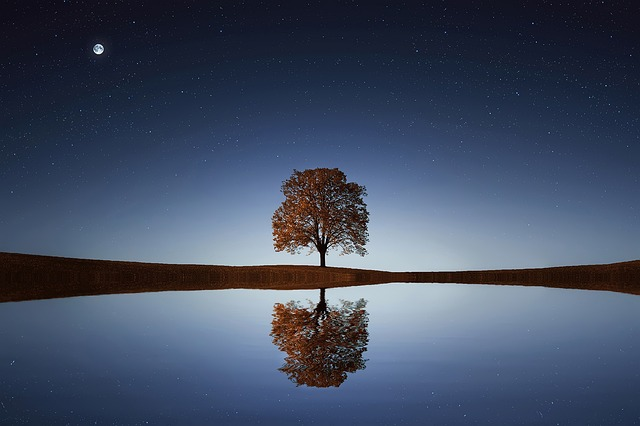
%> input picture P1_DPG_ECAV/arbol_640x426.jpg, 640 x 426 px
$ octave P1_SCRIPT_DPG.m   (GNU Octave 9; MATLAB toolbox functions it lacks are replaced by stand-ins)
%> lines starting %> are read from the running program, lines starting %| are printed output that depends on the picture
### P1_DPG_ECAV/RGBTOYCbCr.m
function YCbCr = RGBTOYCbCr(RGB)
% extraemos los canales R, G y B.

R = RGB(:,:,1);
G = RGB(:,:,2);
B = RGB(:,:,3);

Y = 0.2126 * R + 0.0722 * B + 16
Cb = 0.5389 * (B-Y) + 128
Cr = 0.6350 * (R-Y) + 128

YCbCr = cat(3, Y, Cb, Cr);
end

### P1_DPG_ECAV/CalculaEntropia.m
function entropia = CalculaEntropia(Imagen)
[fil col] = size (Imagen);  % calcula el tamaño de la imagen en términos fila y columna
Iv = reshape(Imagen,1,[]); % vector de pixeles
Iv_tras= Iv'; % valores en columna para facilitar cálculo
[veces, numero ] = groupcounts(Iv_tras); % cuenta numero de ocurrencias de cada valor
tamanio = length(numero); %cuenta  números de valores de pixeles únicos
elementos = fil*col; %calcula numero de pixeles totales

entropia = 0 ; % inicializamos variable entropia a 0
for i = 1:tamanio
        pi = veces(i)/elementos;
        entropia = entropia - (pi*log2(pi));
end

entropia;

end

### P1_DPG_ECAV/P1_SCRIPT_DPG.m
%%Ejercicio 1.1
clear all; close all; clc;
imagen = imread('arbol_640x426.jpg');
%> imagen is the input picture: size 426x640x3 uint8; mean R, G, B 65.1, 76.4, 98.3

imshow(imagen);

%dimesión de matriz
[filas, columnas, colores] = size(imagen)
%> filas = 426; columnas = 640; colores = 3

fprintf('Dimensiones de la imagen : %d filas x %d columnas x %d colores\n', filas, columnas, colores);
%| Dimensiones de la imagen : 426 filas x 640 columnas x 3 colores
%% Ejercicio 1.2
clear all; close all; clc;
Imagen_RGB = imread('arbol_640x426.jpg');

Imagen_YCbCr = RGBTOYCbCr(Imagen_RGB);
%> in RGBTOYCbCr, `Y = 0.2126 * R + 0.0722 * B + 16`:
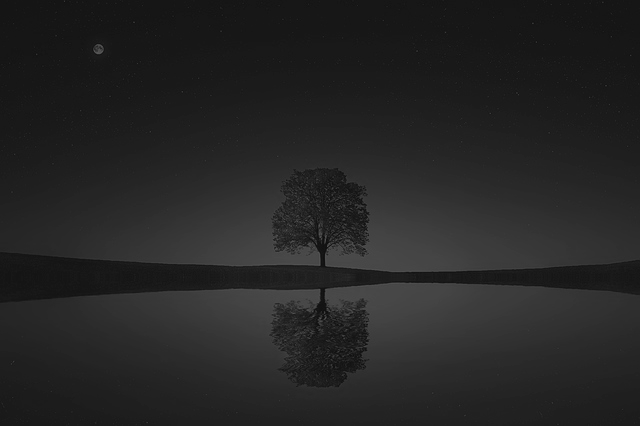
%> Y: size 426x640 uint8; min 16, max 87, mean 37
%> in RGBTOYCbCr, `Cr = 0.6350 * (R-Y) + 128`:
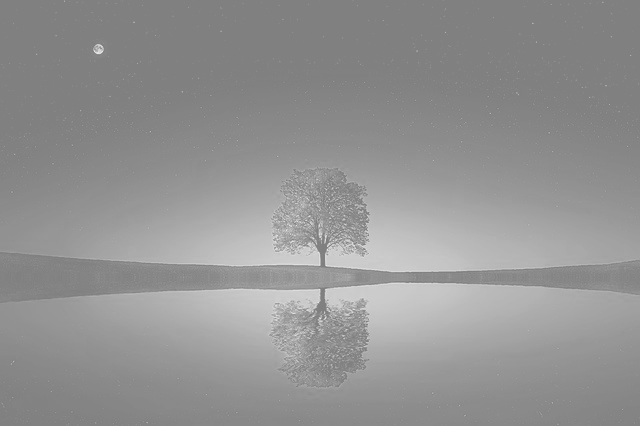
%> Cr: size 426x640 uint8; min 128, max 232, mean 146.4
%> in RGBTOYCbCr, `YCbCr = cat(3, Y, Cb, Cr);`:
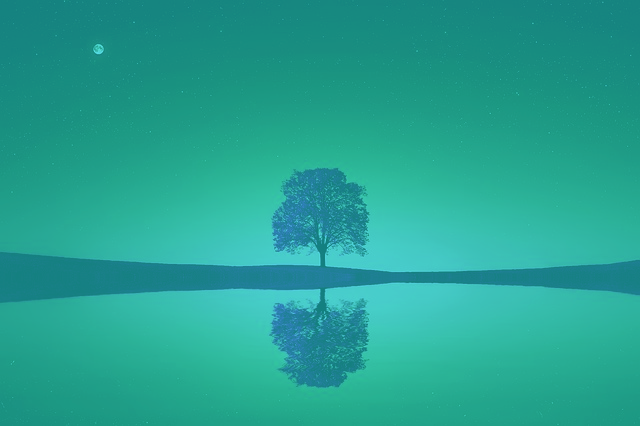
%> YCbCr: size 426x640x3 uint8; mean R, G, B 37, 161.7, 146.4

% Extraer las componentes Y, Cb y Cr
Y = uint8(Imagen_YCbCr(:,:,1));
Cb = uint8(Imagen_YCbCr(:,:,2));
Cr = uint8(Imagen_YCbCr(:,:,3));

% Crear una figura para mostrar las componentes YCbCr
figure;

% Componente Y
subplot(1, 3, 1);
imshow(Y);
title('Componente Y');

% Componente Cb
subplot(1, 3, 2);
imshow(Cb);
title('Componente Cb');

% Componente Cr
subplot(1, 3, 3);
imshow(Cr);
title('Componente Cr');


%% Ejercicio 2
clear all; close all; clc;
arbol = imread('arbol_640x426.jpg');
caballos= imread('caballos_640x427.jpg');
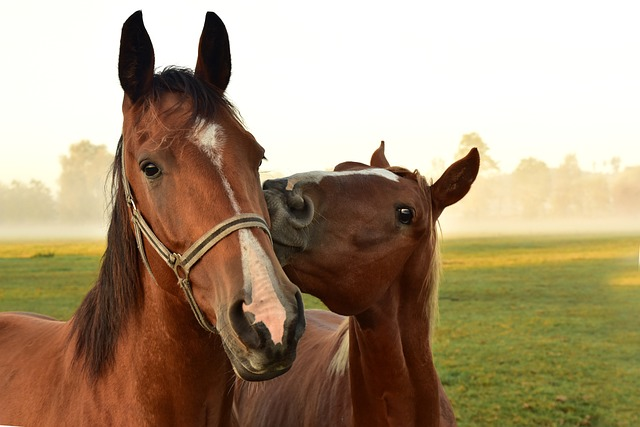
%> input picture P1_DPG_ECAV/caballos_640x427.jpg, 640 x 427 px
%> caballos is the input picture: size 427x640x3 uint8; mean R, G, B 170.1, 150.7, 123.5
niebla = imread('niebla_640x456 (2).jpg');
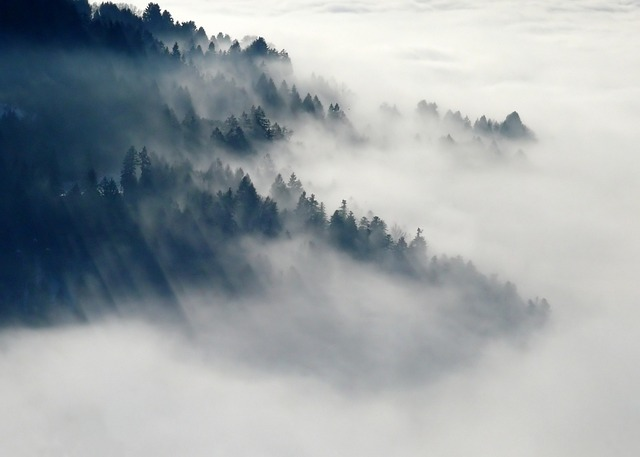
%> input picture P1_DPG_ECAV/niebla_640x456 (2).jpg, 640 x 457 px
%> niebla is the input picture: size 457x640x3 uint8; mean R, G, B 158.2, 165.1, 168.5

arbol_gris= rgb2gray(arbol);
caballos_gris= rgb2gray(caballos);
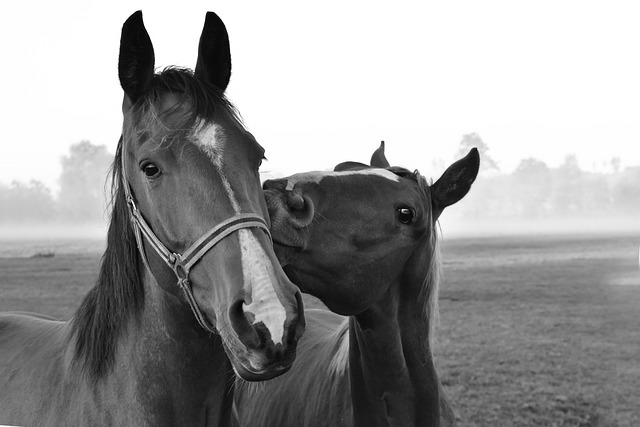
%> caballos_gris: size 427x640 uint8; min 0, max 255, mean 153.5
niebla_gris= rgb2gray(niebla);
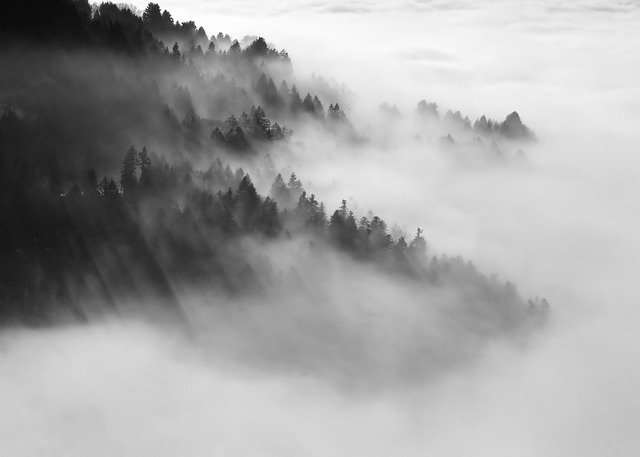
%> niebla_gris: size 457x640 uint8; min 9, max 255, mean 163.5

entropia_arbol_gris = CalculaEntropia(arbol_gris)
%> the run ends on the next line
